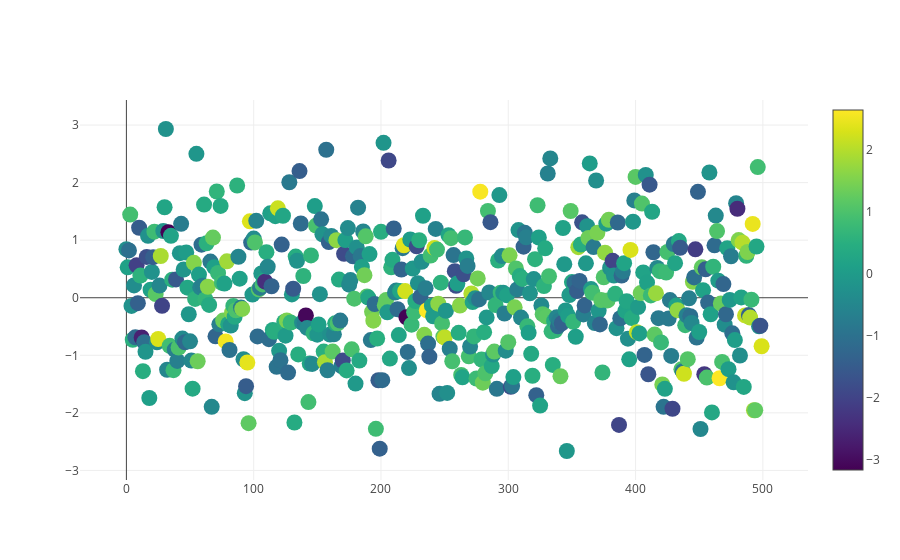

The cell this chart's notebook holds for it:
### Markdown cell above
# Scatter Chart

### Code cell
trace1 = go.Scatter(y = np.random.randn(500), mode = 'markers', 
                   marker = dict(size = 16, color = np.random.randn(500), colorscale = 'Viridis', showscale = True))
data = [trace1]
py.iplot(data,filename='scatter_plot_with_colorscale')

### Figure 1 — Plotly figure (JSON) as saved in the notebook; plotly's stock layout.template omitted (floating-point values rounded to 4 significant figures; data arrays with more than 128 entries replaced by an {"elided": "..."} marker saying what was removed)
{"data": [{"marker": {"color": {"elided": "500 float values"}, "colorscale": "Viridis", "showscale": true, "size": 16}, "mode": "markers", "type": "scatter", "uid": "69a10979-faac-491e-88c2-fd8b0ce63231", "y": {"elided": "500 float values"}}], "layout": {}}
